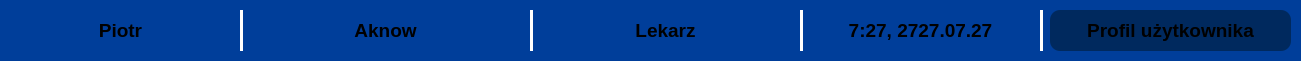
     <widget class="QFrame" name="frame_63">
      <property name="geometry">
       <rect>
        <x>30</x>
        <y>290</y>
        <width>1301</width>
        <height>61</height>
       </rect>
      </property>
      <property name="styleSheet">
       <string notr="true">background-color: rgb(0, 62, 154);
border-radius: 10px;</string>
      </property>
      <property name="frameShape">
       <enum>QFrame::Shape::StyledPanel</enum>
      </property>
      <property name="frameShadow">
       <enum>QFrame::Shadow::Raised</enum>
      </property>
      <widget class="Line" name="line_62">
       <property name="geometry">
        <rect>
         <x>530</x>
         <y>10</y>
         <width>3</width>
         <height>41</height>
        </rect>
       </property>
       <property name="styleSheet">
        <string notr="true">background-color: white;</string>
       </property>
       <property name="orientation">
        <enum>Qt::Orientation::Vertical</enum>
       </property>
      </widget>
      <widget class="Line" name="line_63">
       <property name="geometry">
        <rect>
         <x>1040</x>
         <y>10</y>
         <width>3</width>
         <height>41</height>
        </rect>
       </property>
       <property name="styleSheet">
        <string notr="true">background-color: white;</string>
       </property>
       <property name="orientation">
        <enum>Qt::Orientation::Vertical</enum>
       </property>
      </widget>
      <widget class="QLabel" name="label_90">
       <property name="geometry">
        <rect>
         <x>540</x>
         <y>10</y>
         <width>251</width>
         <height>41</height>
        </rect>
       </property>
       <property name="font">
        <font>
         <pointsize>14</pointsize>
         <bold>true</bold>
        </font>
       </property>
       <property name="layoutDirection">
        <enum>Qt::LayoutDirection::LeftToRight</enum>
       </property>
       <property name="styleSheet">
        <string notr="true"/>
       </property>
       <property name="text">
        <string>Lekarz</string>
       </property>
       <property name="textFormat">
        <enum>Qt::TextFormat::RichText</enum>
       </property>
       <property name="alignment">
        <set>Qt::AlignmentFlag::AlignCenter</set>
       </property>
      </widget>
      <widget class="QLabel" name="label_91">
       <property name="geometry">
        <rect>
         <x>10</x>
         <y>10</y>
         <width>221</width>
         <height>41</height>
        </rect>
       </property>
       <property name="font">
        <font>
         <pointsize>14</pointsize>
         <bold>true</bold>
        </font>
       </property>
       <property name="layoutDirection">
        <enum>Qt::LayoutDirection::LeftToRight</enum>
       </property>
       <property name="styleSheet">
        <string notr="true"/>
       </property>
       <property name="text">
        <string>Piotr</string>
       </property>
       <property name="textFormat">
        <enum>Qt::TextFormat::RichText</enum>
       </property>
       <property name="alignment">
        <set>Qt::AlignmentFlag::AlignCenter</set>
       </property>
      </widget>
      <widget class="QFrame" name="frame_64">
       <property name="geometry">
        <rect>
         <x>1050</x>
         <y>10</y>
         <width>241</width>
         <height>41</height>
        </rect>
       </property>
       <property name="styleSheet">
        <string notr="true">background-color: rgb(0, 41, 94);
border-radius: 10px;</string>
       </property>
       <property name="frameShape">
        <enum>QFrame::Shape::StyledPanel</enum>
       </property>
       <property name="frameShadow">
        <enum>QFrame::Shadow::Raised</enum>
       </property>
       <widget class="QFrame" name="frame_65">
        <property name="geometry">
         <rect>
          <x>270</x>
          <y>60</y>
          <width>841</width>
          <height>61</height>
         </rect>
        </property>
        <property name="styleSheet">
         <string notr="true">background-color: rgb(0, 62, 154);
border-radius: 10px;</string>
        </property>
        <property name="frameShape">
         <enum>QFrame::Shape::StyledPanel</enum>
        </property>
        <property name="frameShadow">
         <enum>QFrame::Shadow::Raised</enum>
        </property>
       </widget>
       <widget class="QLabel" name="label_92">
        <property name="geometry">
         <rect>
          <x>10</x>
          <y>0</y>
          <width>221</width>
          <height>41</height>
         </rect>
        </property>
        <property name="font">
         <font>
          <pointsize>14</pointsize>
          <bold>true</bold>
         </font>
        </property>
        <property name="layoutDirection">
         <enum>Qt::LayoutDirection::LeftToRight</enum>
        </property>
        <property name="styleSheet">
         <string notr="true"/>
        </property>
        <property name="text">
         <string>Profil użytkownika</string>
        </property>
        <property name="textFormat">
         <enum>Qt::TextFormat::RichText</enum>
        </property>
        <property name="alignment">
         <set>Qt::AlignmentFlag::AlignCenter</set>
        </property>
       </widget>
      </widget>
      <widget class="Line" name="line_64">
       <property name="geometry">
        <rect>
         <x>240</x>
         <y>10</y>
         <width>3</width>
         <height>41</height>
        </rect>
       </property>
       <property name="styleSheet">
        <string notr="true">background-color: white;</string>
       </property>
       <property name="orientation">
        <enum>Qt::Orientation::Vertical</enum>
       </property>
      </widget>
      <widget class="QLabel" name="label_93">
       <property name="geometry">
        <rect>
         <x>810</x>
         <y>10</y>
         <width>221</width>
         <height>41</height>
        </rect>
       </property>
       <property name="font">
        <font>
         <pointsize>14</pointsize>
         <bold>true</bold>
        </font>
       </property>
       <property name="layoutDirection">
        <enum>Qt::LayoutDirection::LeftToRight</enum>
       </property>
       <property name="styleSheet">
        <string notr="true"/>
       </property>
       <property name="text">
        <string>7:27, 2727.07.27</string>
       </property>
       <property name="textFormat">
        <enum>Qt::TextFormat::RichText</enum>
       </property>
       <property name="alignment">
        <set>Qt::AlignmentFlag::AlignCenter</set>
       </property>
      </widget>
      <widget class="QLabel" name="label_94">
       <property name="geometry">
        <rect>
         <x>260</x>
         <y>10</y>
         <width>251</width>
         <height>41</height>
        </rect>
       </property>
       <property name="font">
        <font>
         <pointsize>14</pointsize>
         <bold>true</bold>
        </font>
       </property>
       <property name="layoutDirection">
        <enum>Qt::LayoutDirection::LeftToRight</enum>
       </property>
       <property name="styleSheet">
        <string notr="true"/>
       </property>
       <property name="text">
        <string>Aknow</string>
       </property>
       <property name="textFormat">
        <enum>Qt::TextFormat::RichText</enum>
       </property>
       <property name="alignment">
        <set>Qt::AlignmentFlag::AlignCenter</set>
       </property>
      </widget>
      <widget class="Line" name="line_65">
       <property name="geometry">
        <rect>
         <x>800</x>
         <y>10</y>
         <width>3</width>
         <height>41</height>
        </rect>
       </property>
       <property name="styleSheet">
        <string notr="true">background-color: white;</string>
       </property>
       <property name="orientation">
        <enum>Qt::Orientation::Vertical</enum>
       </property>
      </widget>
      <widget class="QFrame" name="frame_66">
       <property name="geometry">
        <rect>
         <x>760</x>
         <y>60</y>
         <width>1301</width>
         <height>61</height>
        </rect>
       </property>
       <property name="styleSheet">
        <string notr="true">background-color: rgb(0, 62, 154);
border-radius: 10px;</string>
       </property>
       <property name="frameShape">
        <enum>QFrame::Shape::StyledPanel</enum>
       </property>
       <property name="frameShadow">
        <enum>QFrame::Shadow::Raised</enum>
       </property>
       <widget class="Line" name="line_66">
        <property name="geometry">
         <rect>
          <x>530</x>
          <y>10</y>
          <width>3</width>
          <height>41</height>
         </rect>
        </property>
        <property name="styleSheet">
         <string notr="true">background-color: white;</string>
        </property>
        <property name="orientation">
         <enum>Qt::Orientation::Vertical</enum>
        </property>
       </widget>
       <widget class="Line" name="line_67">
        <property name="geometry">
         <rect>
          <x>1040</x>
          <y>10</y>
          <width>3</width>
          <height>41</height>
         </rect>
        </property>
        <property name="styleSheet">
         <string notr="true">background-color: white;</string>
        </property>
        <property name="orientation">
         <enum>Qt::Orientation::Vertical</enum>
        </property>
       </widget>
       <widget class="QLabel" name="label_95">
        <property name="geometry">
         <rect>
          <x>540</x>
          <y>10</y>
          <width>251</width>
          <height>41</height>
         </rect>
        </property>
        <property name="font">
         <font>
          <pointsize>14</pointsize>
          <bold>true</bold>
         </font>
        </property>
        <property name="layoutDirection">
         <enum>Qt::LayoutDirection::LeftToRight</enum>
        </property>
        <property name="styleSheet">
         <string notr="true"/>
        </property>
        <property name="text">
         <string>Administrator</string>
        </property>
        <property name="textFormat">
         <enum>Qt::TextFormat::RichText</enum>
        </property>
        <property name="alignment">
         <set>Qt::AlignmentFlag::AlignCenter</set>
        </property>
       </widget>
       <widget class="QLabel" name="label_96">
        <property name="geometry">
         <rect>
          <x>10</x>
          <y>10</y>
          <width>221</width>
          <height>41</height>
         </rect>
        </property>
        <property name="font">
         <font>
          <pointsize>14</pointsize>
          <bold>true</bold>
         </font>
        </property>
        <property name="layoutDirection">
         <enum>Qt::LayoutDirection::LeftToRight</enum>
        </property>
        <property name="styleSheet">
         <string notr="true"/>
        </property>
        <property name="text">
         <string>Jan</string>
        </property>
        <property name="textFormat">
         <enum>Qt::TextFormat::RichText</enum>
        </property>
        <property name="alignment">
         <set>Qt::AlignmentFlag::AlignCenter</set>
        </property>
       </widget>
       <widget class="QFrame" name="frame_67">
        <property name="geometry">
         <rect>
          <x>1050</x>
          <y>10</y>
          <width>241</width>
          <height>41</height>
         </rect>
        </property>
        <property name="styleSheet">
         <string notr="true">background-color: rgb(0, 41, 94);
border-radius: 10px;</string>
        </property>
        <property name="frameShape">
         <enum>QFrame::Shape::StyledPanel</enum>
        </property>
        <property name="frameShadow">
         <enum>QFrame::Shadow::Raised</enum>
        </property>
        <widget class="QFrame" name="frame_68">
         <property name="geometry">
          <rect>
           <x>270</x>
           <y>60</y>
           <width>841</width>
           <height>61</height>
          </rect>
         </property>
         <property name="styleSheet">
          <string notr="true">background-color: rgb(0, 62, 154);
border-radius: 10px;</string>
         </property>
         <property name="frameShape">
          <enum>QFrame::Shape::StyledPanel</enum>
         </property>
         <property name="frameShadow">
          <enum>QFrame::Shadow::Raised</enum>
         </property>
        </widget>
        <widget class="QLabel" name="label_97">
         <property name="geometry">
          <rect>
           <x>10</x>
           <y>0</y>
           <width>221</width>
           <height>41</height>
          </rect>
         </property>
         <property name="font">
          <font>
           <pointsize>14</pointsize>
           <bold>true</bold>
          </font>
         </property>
         <property name="layoutDirection">
          <enum>Qt::LayoutDirection::LeftToRight</enum>
         </property>
         <property name="styleSheet">
          <string notr="true"/>
         </property>
         <property name="text">
          <string>Profil użytkownika</string>
         </property>
         <property name="textFormat">
          <enum>Qt::TextFormat::RichText</enum>
         </property>
         <property name="alignment">
          <set>Qt::AlignmentFlag::AlignCenter</set>
         </property>
        </widget>
       </widget>
       <widget class="Line" name="line_68">
        <property name="geometry">
         <rect>
          <x>240</x>
          <y>10</y>
          <width>3</width>
          <height>41</height>
         </rect>
        </property>
        <property name="styleSheet">
         <string notr="true">background-color: white;</string>
        </property>
        <property name="orientation">
         <enum>Qt::Orientation::Vertical</enum>
        </property>
       </widget>
       <widget class="QLabel" name="label_98">
        <property name="geometry">
         <rect>
          <x>810</x>
          <y>10</y>
          <width>221</width>
          <height>41</height>
         </rect>
        </property>
        <property name="font">
         <font>
          <pointsize>14</pointsize>
          <bold>true</bold>
         </font>
        </property>
        <property name="layoutDirection">
         <enum>Qt::LayoutDirection::LeftToRight</enum>
        </property>
        <property name="styleSheet">
         <string notr="true"/>
        </property>
        <property name="text">
         <string>7:27, 2727.07.27</string>
        </property>
        <property name="textFormat">
         <enum>Qt::TextFormat::RichText</enum>
        </property>
        <property name="alignment">
         <set>Qt::AlignmentFlag::AlignCenter</set>
        </property>
       </widget>
       <widget class="QLabel" name="label_99">
        <property name="geometry">
         <rect>
          <x>260</x>
          <y>10</y>
          <width>251</width>
          <height>41</height>
         </rect>
        </property>
        <property name="font">
         <font>
          <pointsize>14</pointsize>
          <bold>true</bold>
         </font>
        </property>
        <property name="layoutDirection">
         <enum>Qt::LayoutDirection::LeftToRight</enum>
        </property>
        <property name="styleSheet">
         <string notr="true"/>
        </property>
        <property name="text">
         <string>Nowak</string>
        </property>
        <property name="textFormat">
         <enum>Qt::TextFormat::RichText</enum>
        </property>
        <property name="alignment">
         <set>Qt::AlignmentFlag::AlignCenter</set>
        </property>
       </widget>
       <widget class="Line" name="line_69">
        <property name="geometry">
         <rect>
          <x>800</x>
          <y>10</y>
          <width>3</width>
          <height>41</height>
         </rect>
        </property>
        <property name="styleSheet">
         <string notr="true">background-color: white;</string>
        </property>
        <property name="orientation">
         <enum>Qt::Orientation::Vertical</enum>
        </property>
       </widget>
      </widget>
     </widget>
